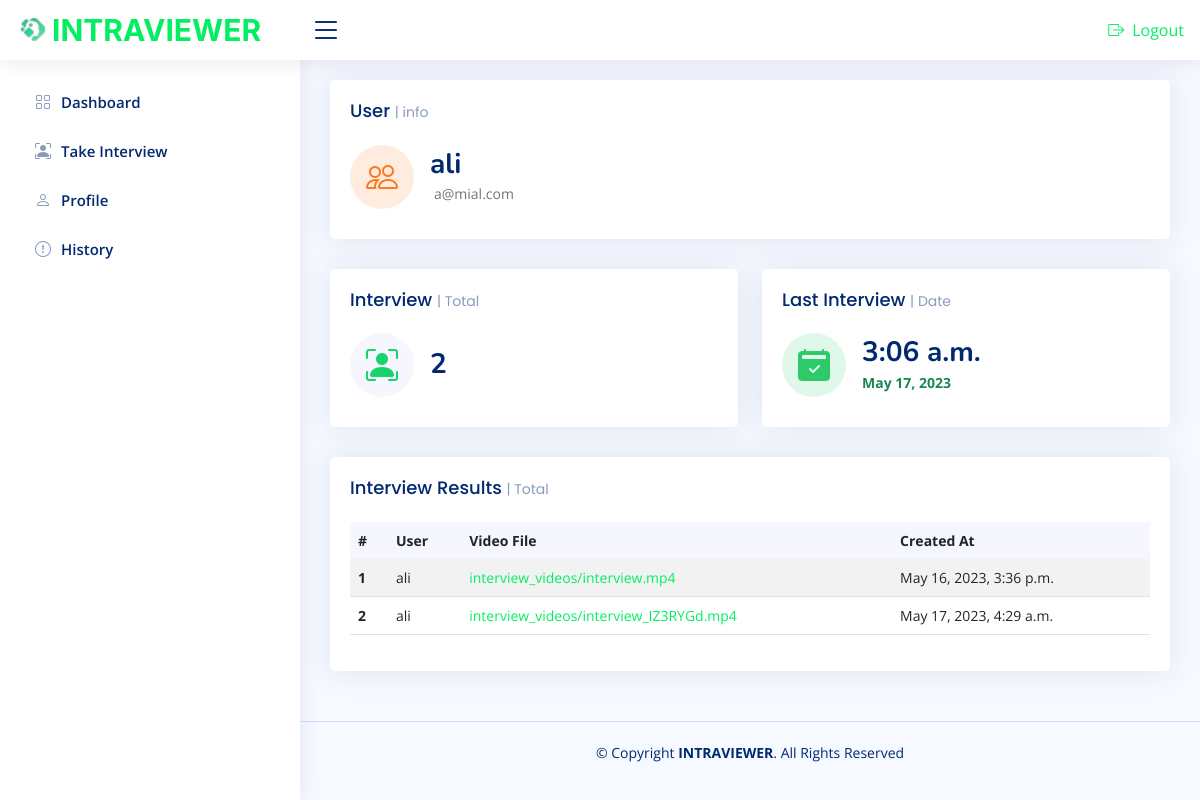
Page /userindex/ (signed in) on the earlier database version.
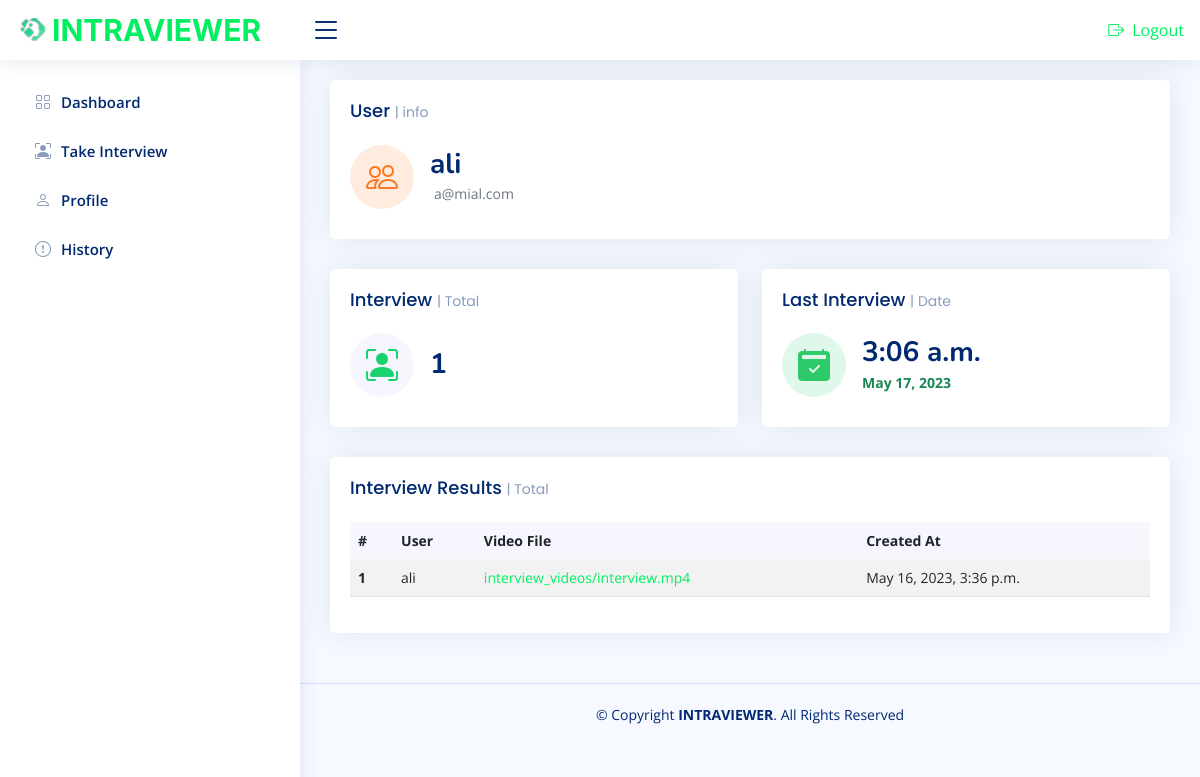
Same page on the later database version.
### interview/models.py (models this page shows, shortened)
class Interview(models.Model):
    user = models.ForeignKey(User, on_delete=models.CASCADE)
    video_file = models.FileField(upload_to='interview_videos')
    created_at = models.DateTimeField(auto_now_add=True)

### core/views.py (the view)
# urls.py: path('userindex/', UserIndexView.as_view(), name='userindex'),
class UserIndexView(View):
    def dispatch(self, request, *args, **kwargs):
        if not request.user.is_authenticated:
            return redirect('login') # replace 'login' with the name of your login page url
        return super().dispatch(request, *args, **kwargs)
    def get(self, request):
        user = User.objects.get(username=request.user.username)
        analysis = Analysis.objects.filter(user=request.user).last()
        total_interview = Interview.objects.filter(user=request.user).count()
        interviews = Interview.objects.filter(user=request.user)
        context = {'user': user, 'analysis': analysis, 'total_interview': total_interview, 'interviews': interviews }
        return render(request, 'core/userindex.html', context)

### core/templates/core/userindex.html (shortened to what this page needs)
{% extends 'core/userbase.html' %}
{% load static %}
{% block Dashboard %}
    <section class="section dashboard">
      <div class="row">
        <div class="col-lg-12">
          <div class="row">
                    <div class="col-xxl-4 col-xl-12">
                      <div class="card info-card customers-card">
                        <div class="card-body">
                          <h5 class="card-title">User <span>| info</span></h5>
                          <div class="d-flex align-items-center">
                            <div class="card-icon rounded-circle d-flex align-items-center justify-content-center">
                              <i class="bi bi-people"></i>
                            </div>
                            <div class="ps-3">
                              <h6>{{ request.user.username }}</h6>
                               <span class="text-muted small pt-2 ps-1">{{request.user.email}}</span>
                               <span class="text-muted small pt-2 ps-1">{{request.user.linkedin_url}}</span>
                            </div>
                          </div>
                        </div>
                      </div>
                    </div>
                <div class="col-xxl-4 col-md-6">
                  <div class="card info-card sales-card">
                    <div class="card-body">
                      <h5 class="card-title">Interview <span>| Total</span></h5>
                      <div class="d-flex align-items-center">
                        <div class="card-icon rounded-circle d-flex align-items-center justify-content-center">
                          <i class="bi bi-person-bounding-box"></i>
                        </div>
                        <div class="ps-3">
                          <h6>{{ total_interview }}</h6>
                        </div>
                      </div>
                    </div>
                  </div>
                </div>
              <div class="col-xxl-4 col-md-6">
                <div class="card info-card revenue-card">
                  <div class="card-body">
                    <h5 class="card-title"> Last Interview <span>| Date </span></h5>
                    <div class="d-flex align-items-center">
                      <div class="card-icon rounded-circle d-flex align-items-center justify-content-center">
                        <i class="bi bi-calendar2-check-fill calendar2-check-fill"></i>
                      </div>
                      <div class="ps-3">
                        <h6>{{ analysis.created_at.time }}</h6>
                        <span class="text-success small pt-1 fw-bold">{{ analysis.created_at.date }}</span>
                      </div>
                    </div>
                  </div>
                </div>
              </div>
            <div class="col-12">
              <div class="card recent-sales overflow-auto">
                <div class="card-body">
                  <h5 class="card-title">Interview Results <span>| Total</span></h5>
                  <table class="table table-striped">
                    <thead>
                      <tr>
                        <th scope="col">#</th>
                        <th scope="col">User</th>
                        <th scope="col">Video File</th>
                        <th scope="col">Created At</th>
                      </tr>
                    </thead>
                    <tbody>
                      {% for interview in interviews %}
                      <tr>
                        <th scope="row">{{ forloop.counter }}</th>
                        <td>{{ interview.user }}</td>
                        <td><a href="{{ interview.video_file.url }}">{{ interview.video_file.name }}</a></td>
                        <td>{{ interview.created_at }}</td>
                      {% endfor %}
                    </tbody>
                  </table>
                </div>
              </div>
            </div>
          </div>
        </div>
      </div>
    </section>
{% endblock Dashboard %}

Differences in the rows shown:
removed Interview: user "ali", video_file.name "interview_videos/interview_IZ3RYGd.mp4", created_at "May 17, 2023, 4:29 a.m."
Other differences:
{{ total_interview }}: "2" → "1"
